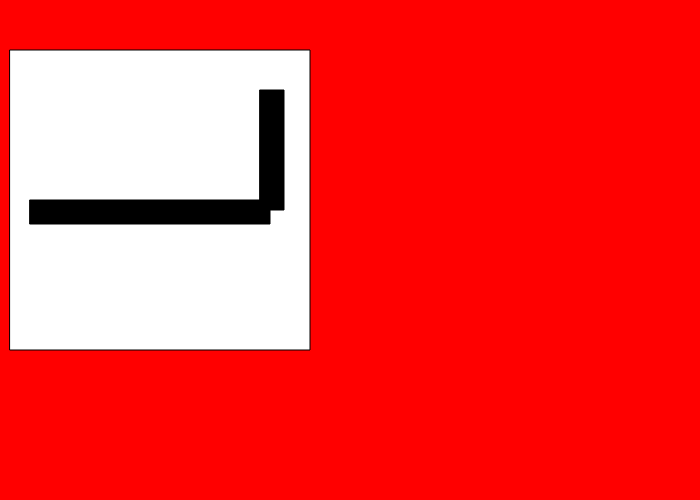
Frame 1 (no input)
Frame 60 (no input): identical to frame 1, image omitted
Frame 120 (the mouse pressed at the canvas centre since frame 60): identical to frame 1, image omitted

The p5.js sketch that drew this single still picture (run headless with seeded random() and noise() and a simulated clock; from frame 60 on, the mouse is pressed at the canvas centre):

// p5.js sketch
// ── sketch.js
function setup()
{
  //create a drawing service 700px wide, 500px tall
  createCanvas(700,500);

}

function draw()
{
  //create a background using RGB values
  background(255,0,0)

  fill(255,255,255);

  rect(10,50,150*2,150*2)

  // change the paint brush to a specific color according to RGB values
  fill(0,0,0);

  // create a rectangle at x,y coordinates 10,10 with length x height at 100 x 50
  rect(15*2,100*2,120*2,12*2);
  rect(130*2,45*2,12*2,60*2);








}
